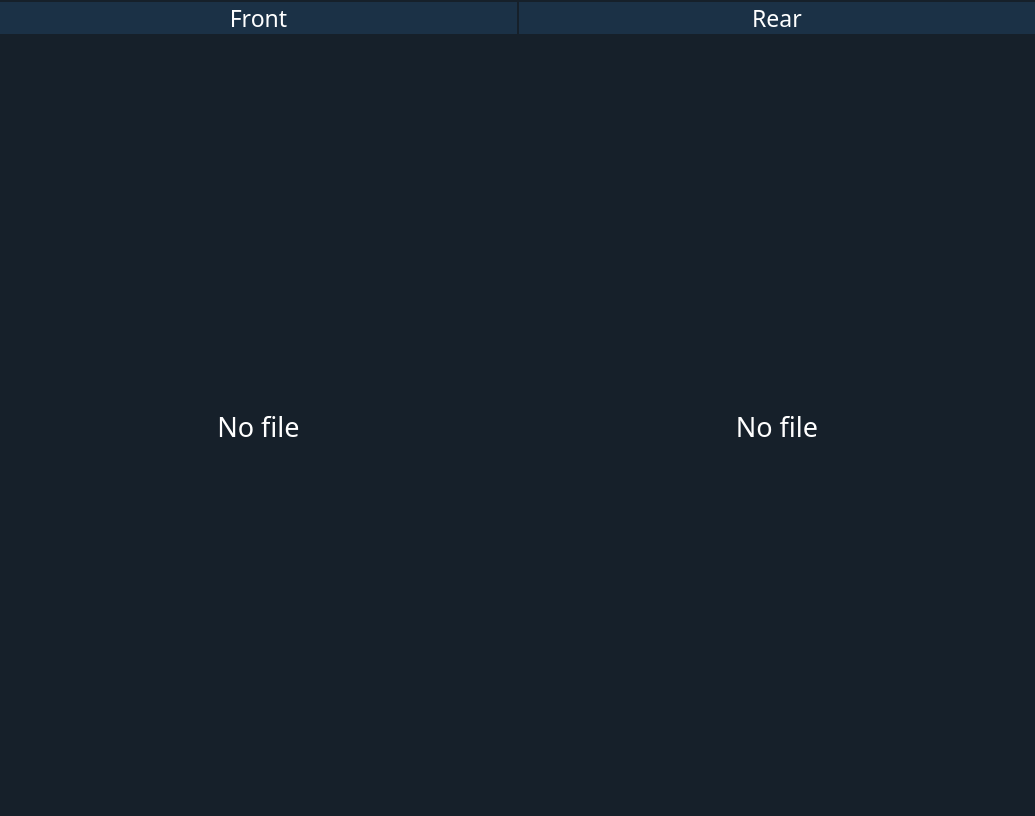
<?xml version="1.0" encoding="UTF-8"?>
<ui version="4.0">
 <class>MainWindow</class>
 <widget class="QMainWindow" name="MainWindow">
  <property name="enabled">
   <bool>true</bool>
  </property>
  <property name="geometry">
   <rect>
    <x>0</x>
    <y>0</y>
    <width>1035</width>
    <height>816</height>
   </rect>
  </property>
  <property name="sizePolicy">
   <sizepolicy hsizetype="Preferred" vsizetype="Preferred">
    <horstretch>0</horstretch>
    <verstretch>0</verstretch>
   </sizepolicy>
  </property>
  <property name="minimumSize">
   <size>
    <width>400</width>
    <height>300</height>
   </size>
  </property>
  <property name="font">
   <font>
    <family>Noto Sans</family>
    <pointsize>9</pointsize>
    <weight>50</weight>
    <italic>false</italic>
    <bold>false</bold>
   </font>
  </property>
  <property name="mouseTracking">
   <bool>false</bool>
  </property>
  <property name="windowTitle">
   <string>JS-08</string>
  </property>
  <property name="styleSheet">
   <string notr="true">background-color:rgb(22,32,42);
border-color: rgb(255, 255, 255);</string>
  </property>
  <property name="toolButtonStyle">
   <enum>Qt::ToolButtonIconOnly</enum>
  </property>
  <property name="tabShape">
   <enum>QTabWidget::Rounded</enum>
  </property>
  <property name="unifiedTitleAndToolBarOnMac">
   <bool>true</bool>
  </property>
  <widget class="QWidget" name="centralwidget">
   <property name="maximumSize">
    <size>
     <width>16777215</width>
     <height>16777215</height>
    </size>
   </property>
   <property name="mouseTracking">
    <bool>false</bool>
   </property>
   <property name="styleSheet">
    <string notr="true"/>
   </property>
   <layout class="QGridLayout" name="gridLayout">
    <property name="leftMargin">
     <number>0</number>
    </property>
    <property name="topMargin">
     <number>0</number>
    </property>
    <property name="rightMargin">
     <number>0</number>
    </property>
    <property name="bottomMargin">
     <number>0</number>
    </property>
    <property name="spacing">
     <number>0</number>
    </property>
    <item row="0" column="0">
     <layout class="QVBoxLayout" name="verticalLayout">
      <property name="spacing">
       <number>2</number>
      </property>
      <property name="leftMargin">
       <number>0</number>
      </property>
      <property name="topMargin">
       <number>2</number>
      </property>
      <property name="rightMargin">
       <number>0</number>
      </property>
      <property name="bottomMargin">
       <number>0</number>
      </property>
      <item>
       <layout class="QHBoxLayout" name="label_horizontalLayout">
        <property name="spacing">
         <number>2</number>
        </property>
        <property name="sizeConstraint">
         <enum>QLayout::SetDefaultConstraint</enum>
        </property>
        <item>
         <widget class="QLabel" name="front_label">
          <property name="sizePolicy">
           <sizepolicy hsizetype="Preferred" vsizetype="Maximum">
            <horstretch>0</horstretch>
            <verstretch>0</verstretch>
           </sizepolicy>
          </property>
          <property name="font">
           <font>
            <family>Noto Sans</family>
            <pointsize>17</pointsize>
            <weight>50</weight>
            <bold>false</bold>
           </font>
          </property>
          <property name="styleSheet">
           <string notr="true">background-color:rgb(27,49,70);
color: rgb(255, 255, 255);</string>
          </property>
          <property name="text">
           <string>Front</string>
          </property>
          <property name="alignment">
           <set>Qt::AlignCenter</set>
          </property>
         </widget>
        </item>
        <item>
         <widget class="QLabel" name="rear_label">
          <property name="sizePolicy">
           <sizepolicy hsizetype="Preferred" vsizetype="Maximum">
            <horstretch>0</horstretch>
            <verstretch>0</verstretch>
           </sizepolicy>
          </property>
          <property name="font">
           <font>
            <family>Noto Sans</family>
            <pointsize>17</pointsize>
            <weight>50</weight>
            <bold>false</bold>
           </font>
          </property>
          <property name="styleSheet">
           <string notr="true">background-color:rgb(27,49,70);
color: rgb(255, 255, 255);</string>
          </property>
          <property name="text">
           <string>Rear</string>
          </property>
          <property name="alignment">
           <set>Qt::AlignCenter</set>
          </property>
         </widget>
        </item>
       </layout>
      </item>
      <item>
       <layout class="QHBoxLayout" name="image_horizontalLayout">
        <property name="spacing">
         <number>2</number>
        </property>
        <item>
         <widget class="QLabel" name="front_image">
          <property name="sizePolicy">
           <sizepolicy hsizetype="Minimum" vsizetype="Minimum">
            <horstretch>0</horstretch>
            <verstretch>0</verstretch>
           </sizepolicy>
          </property>
          <property name="font">
           <font>
            <family>Noto Sans</family>
            <pointsize>20</pointsize>
           </font>
          </property>
          <property name="styleSheet">
           <string notr="true">color: rgb(255, 255, 255);</string>
          </property>
          <property name="text">
           <string>No file</string>
          </property>
          <property name="alignment">
           <set>Qt::AlignCenter</set>
          </property>
         </widget>
        </item>
        <item>
         <widget class="QLabel" name="rear_image">
          <property name="sizePolicy">
           <sizepolicy hsizetype="Minimum" vsizetype="Minimum">
            <horstretch>0</horstretch>
            <verstretch>0</verstretch>
           </sizepolicy>
          </property>
          <property name="font">
           <font>
            <family>Noto Sans</family>
            <pointsize>20</pointsize>
           </font>
          </property>
          <property name="styleSheet">
           <string notr="true">color: rgb(255, 255, 255);</string>
          </property>
          <property name="text">
           <string>No file</string>
          </property>
          <property name="alignment">
           <set>Qt::AlignCenter</set>
          </property>
         </widget>
        </item>
       </layout>
      </item>
     </layout>
    </item>
   </layout>
  </widget>
  <action name="actionExit">
   <property name="text">
    <string>&amp;Quit</string>
   </property>
   <property name="toolTip">
    <string>Exit</string>
   </property>
   <property name="statusTip">
    <string>Exit JS-06</string>
   </property>
   <property name="shortcut">
    <string>Ctrl+W</string>
   </property>
  </action>
  <action name="actionsd">
   <property name="text">
    <string>sd</string>
   </property>
  </action>
  <action name="actionkm">
   <property name="checkable">
    <bool>true</bool>
   </property>
   <property name="enabled">
    <bool>true</bool>
   </property>
   <property name="text">
    <string>km</string>
   </property>
  </action>
  <action name="actionmi">
   <property name="checkable">
    <bool>true</bool>
   </property>
   <property name="enabled">
    <bool>true</bool>
   </property>
   <property name="text">
    <string>mi</string>
   </property>
  </action>
  <action name="actionInference">
   <property name="checkable">
    <bool>true</bool>
   </property>
   <property name="checked">
    <bool>false</bool>
   </property>
   <property name="text">
    <string>Inference</string>
   </property>
   <property name="shortcut">
    <string>I</string>
   </property>
  </action>
  <action name="actionEdit_Target">
   <property name="checkable">
    <bool>false</bool>
   </property>
   <property name="text">
    <string>Edit &amp;Target</string>
   </property>
  </action>
  <action name="actionEdit_Camera">
   <property name="enabled">
    <bool>true</bool>
   </property>
   <property name="text">
    <string>Edit &amp;Camera Info</string>
   </property>
  </action>
  <action name="actionAbout">
   <property name="text">
    <string>About</string>
   </property>
  </action>
  <action name="actionConfiguration">
   <property name="text">
    <string>Con&amp;figuration</string>
   </property>
  </action>
 </widget>
 <resources>
  <include location="resources.qrc"/>
 </resources>
 <connections>
  <connection>
   <sender>actionExit</sender>
   <signal>triggered()</signal>
   <receiver>MainWindow</receiver>
   <slot>close()</slot>
   <hints>
    <hint type="sourcelabel">
     <x>-1</x>
     <y>-1</y>
    </hint>
    <hint type="destinationlabel">
     <x>187</x>
     <y>228</y>
    </hint>
   </hints>
  </connection>
 </connections>
</ui>
